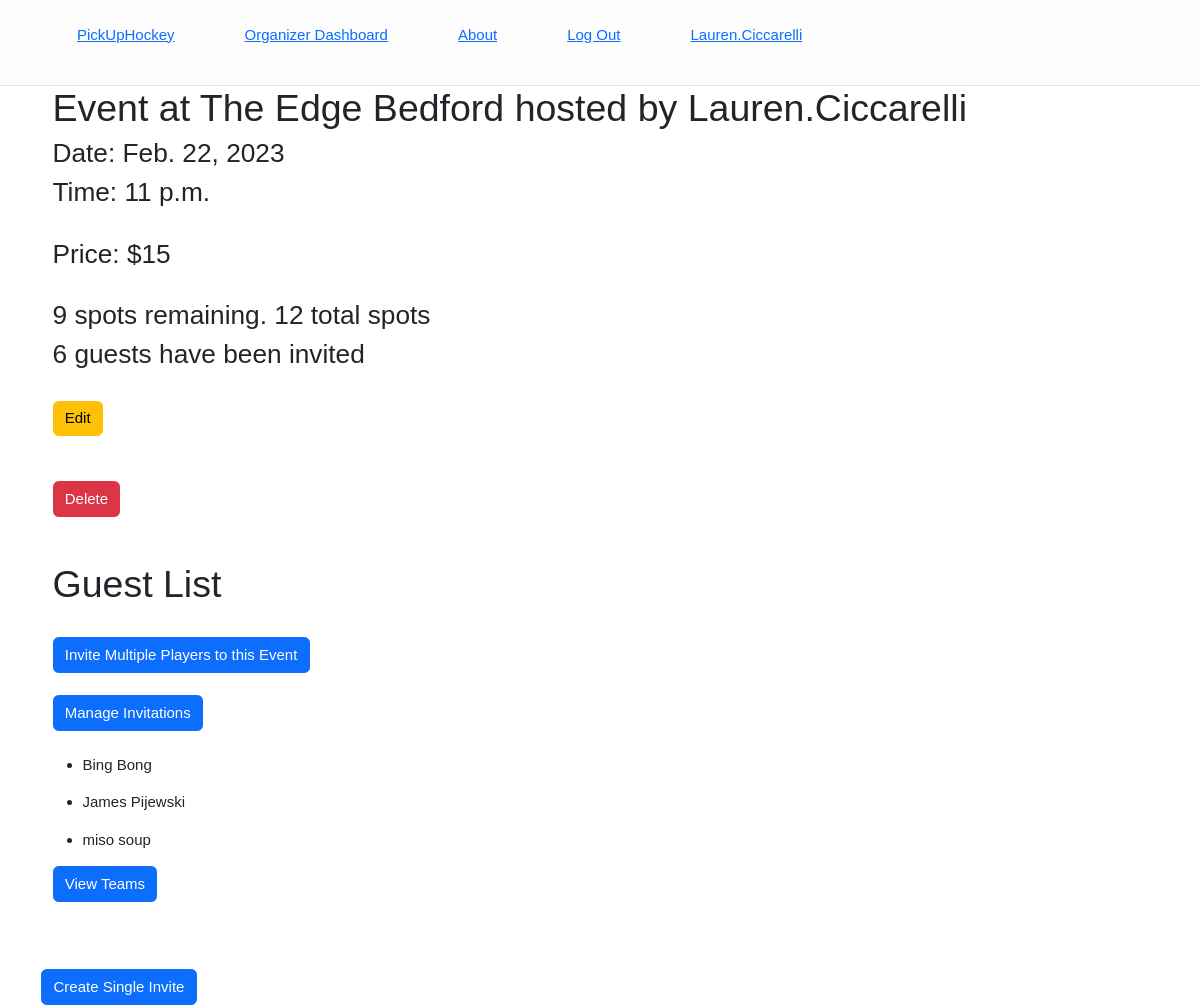
The app's page /organize/dashboard/12 (signed in), older data.
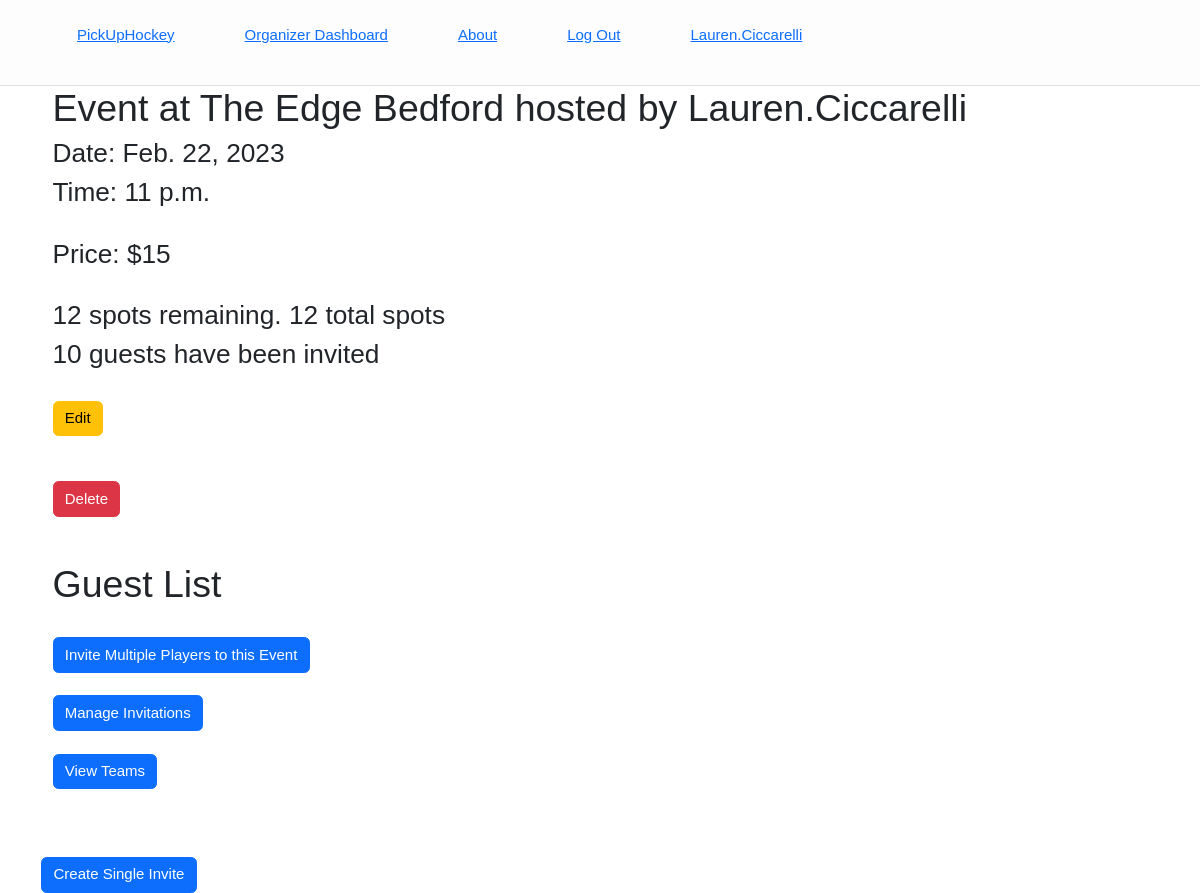
The same page, newer data.
### pickuphockey/models.py (models this page shows, shortened)
class Invitation(models.Model):
    host = models.ForeignKey(User, on_delete= models.CASCADE, default= 1)
    guest = models.ForeignKey(Player, on_delete=models.CASCADE)
    event = models.ForeignKey(Skate, on_delete=models.CASCADE)
    date_invited = models.DateTimeField(auto_now_add=True)
    STATUS_CHOICES = [
        ('Yes','Yes'),
        ('No','No'),
        ('Waitlist','Put me on the waitlist'),
    ]
    will_you_attend = models.CharField(max_length=256, choices=STATUS_CHOICES, default ='No')
    class Meta():
        unique_together= ("guest", "event")

class Player(models.Model):
    first_name = models.CharField(max_length=150, default= None)
    last_name = models.CharField(max_length=150, default= None)
    email = models.EmailField(max_length=150, default= None)
    skill = models.DecimalField(max_digits=4, decimal_places=1)
    created_by = models.ForeignKey(User, on_delete= models.CASCADE, default= 1)
    def __str__(self):
        return (self.first_name + " " + self.last_name)
    class Meta():
        unique_together= ("created_by", "email")

### OrgDash/views.py (the view)
# urls.py: path('dashboard/<int:pk>', views.EventDash, name = 'event_detail'),
def EventDash(request, pk): #TODO waitlist. button to change rsvp to no
    active_user = request.user.pk
    active_event = Skate.objects.get(pk=pk)
    all_invited = Invitation.objects.filter(Q(host= active_user) & Q(event=active_event))
    invites_sent = len(all_invited)
    guest_list = Invitation.objects.filter(Q(host= active_user) & Q(event=active_event) & Q(will_you_attend= 'Yes'))
    spots_left = active_event.max_guests - len(guest_list)
    context = {'event': active_event, 'guest_list': guest_list, 'spots_left': spots_left, 'invites_sent':invites_sent}
    return render(request, 'OrgDash/event_detail.html', context)

### OrgDash/templates/OrgDash/event_detail.html
{% extends 'base.html' %}
{% block body_block %}
<div class="container">
<h1>Event at {{event.location}} hosted by {{event.host}}</h1>
<h3>Date: {{event.date}}</h3>
<h3>Time: {{event.time}}</h3>
<br>
<h3>Price: ${{event.price}}</h3>
<br>
<h3>{{spots_left}} spots remaining. {{event.max_guests}} total spots</h3>
<h3>{{invites_sent}} guests have been invited</h3>
<br>
<form action="{% url 'OrgDash:event_update' event.pk %}">
    <button class="btn btn-warning">Edit</button>
    <br>
    <br>
    <br>
</form>
<form action="{% url 'OrgDash:delete_event' event.pk %}">
    <button class="btn btn-danger">Delete </button>
    <br>
    <br>
    <br>
</form>
<h1>Guest List</h1>
<br>
<form action="{% url 'OrgDash:send_invites' event.pk %}">
    <button class="btn btn-primary">Invite Multiple Players to this Event</button>
</form>
<br>
<form action="{% url 'OrgDash:invite_list' event.pk %}">
    <button class="btn btn-primary">Manage Invitations</button>
</form>
<br>
{% for guest in guest_list %}
<ul>
    <li>{{guest.guest}}</li>
</ul>
{% endfor %}
<form action="{% url 'OrgDash:make_teams' event.pk %}">
    <button class="btn btn-primary">View Teams</button>
</form>
</div>
<br>
<br>
<br>
<div>
<form action="{% url 'OrgDash:create_invite' event.pk %}">
    <button class="btn btn-primary">Create Single Invite</button>
</form>
</div>
{% endblock %}

Row changes from the older to the newer data that the page shows:
removed Invitation: guest "Bing Bong"
removed Invitation: guest "James Pijewski"
removed Invitation: guest "miso soup"
Text that changed along with them:
{{ spots_left }}: "9" → "12"
{{ invites_sent }}: "6" → "10"
